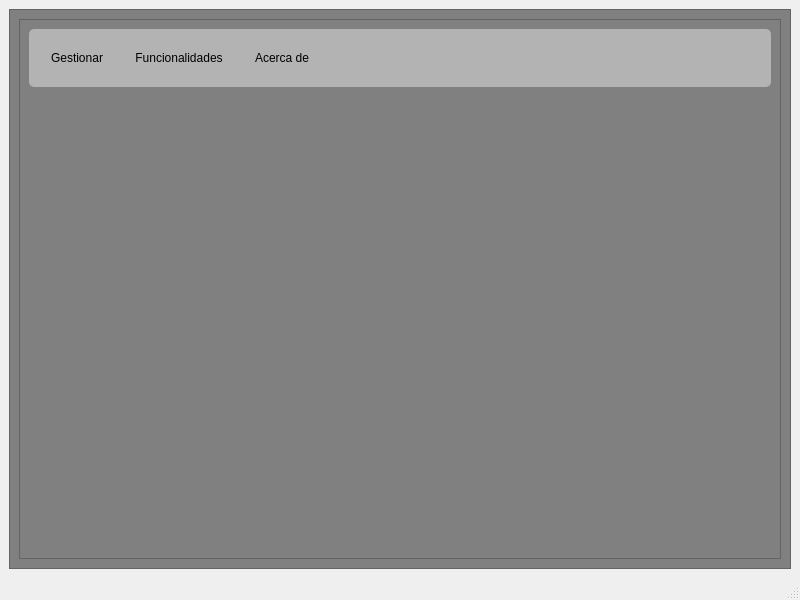
<?xml version="1.0" encoding="UTF-8"?>
<ui version="4.0">
 <class>MainWindow</class>
 <widget class="QMainWindow" name="MainWindow">
  <property name="geometry">
   <rect>
    <x>0</x>
    <y>0</y>
    <width>800</width>
    <height>600</height>
   </rect>
  </property>
  <property name="windowTitle">
   <string>MainWindow</string>
  </property>
  <widget class="QWidget" name="centralwidget">
   <property name="styleSheet">
    <string notr="true"/>
   </property>
   <layout class="QGridLayout" name="gridLayout">
    <item row="0" column="0">
     <widget class="QFrame" name="frame_2">
      <property name="styleSheet">
       <string notr="true">background-color:gray;</string>
      </property>
      <property name="frameShape">
       <enum>QFrame::StyledPanel</enum>
      </property>
      <property name="frameShadow">
       <enum>QFrame::Raised</enum>
      </property>
      <layout class="QGridLayout" name="gridLayout_2">
       <item row="0" column="0">
        <widget class="QFrame" name="frame_imagen">
         <property name="frameShape">
          <enum>QFrame::StyledPanel</enum>
         </property>
         <property name="frameShadow">
          <enum>QFrame::Raised</enum>
         </property>
         <layout class="QVBoxLayout" name="verticalLayout">
          <item>
           <widget class="QFrame" name="frame_3">
            <property name="styleSheet">
             <string notr="true">background-color:rgba(255,255,255,0.4);
border-radius:5px;</string>
            </property>
            <property name="frameShape">
             <enum>QFrame::StyledPanel</enum>
            </property>
            <property name="frameShadow">
             <enum>QFrame::Raised</enum>
            </property>
            <layout class="QHBoxLayout" name="horizontalLayout">
             <item>
              <widget class="QPushButton" name="btn_gestionar">
               <property name="styleSheet">
                <string notr="true">padding:8px;
margin:5px;
font: 11pt &quot;Bahnschrift&quot;;
background-color:rgba(255,255,255,0);</string>
               </property>
               <property name="text">
                <string>Gestionar</string>
               </property>
               <property name="icon">
                <iconset>
                 <normaloff>../imgs/gestionar.png</normaloff>../imgs/gestionar.png</iconset>
               </property>
               <property name="iconSize">
                <size>
                 <width>50</width>
                 <height>50</height>
                </size>
               </property>
              </widget>
             </item>
             <item>
              <widget class="QPushButton" name="btn_funcionalidades">
               <property name="styleSheet">
                <string notr="true">padding:8px;
background-color: rgba(255, 255, 255, 0);
margin:5px;
font: 12pt &quot;Bahnschrift&quot;;</string>
               </property>
               <property name="text">
                <string>Funcionalidades</string>
               </property>
               <property name="icon">
                <iconset resource="../imgs/imagen.qrc">
                 <normaloff>:/iconos/funcionalidades.png</normaloff>:/iconos/funcionalidades.png</iconset>
               </property>
               <property name="iconSize">
                <size>
                 <width>30</width>
                 <height>30</height>
                </size>
               </property>
              </widget>
             </item>
             <item>
              <widget class="QPushButton" name="btn_acerca">
               <property name="styleSheet">
                <string notr="true">padding:8px;
font: 12pt &quot;Courier New&quot;;
background-color: rgba(255, 255, 255, 0);
margin:5px;
font: 12pt &quot;Bahnschrift&quot;;</string>
               </property>
               <property name="text">
                <string>Acerca de</string>
               </property>
               <property name="icon">
                <iconset resource="../imgs/imagen.qrc">
                 <normaloff>:/iconos/acerca.png</normaloff>:/iconos/acerca.png</iconset>
               </property>
               <property name="iconSize">
                <size>
                 <width>30</width>
                 <height>30</height>
                </size>
               </property>
              </widget>
             </item>
             <item>
              <spacer name="horizontalSpacer_2">
               <property name="orientation">
                <enum>Qt::Horizontal</enum>
               </property>
               <property name="sizeHint" stdset="0">
                <size>
                 <width>40</width>
                 <height>20</height>
                </size>
               </property>
              </spacer>
             </item>
             <item>
              <spacer name="horizontalSpacer_3">
               <property name="orientation">
                <enum>Qt::Horizontal</enum>
               </property>
               <property name="sizeHint" stdset="0">
                <size>
                 <width>40</width>
                 <height>20</height>
                </size>
               </property>
              </spacer>
             </item>
            </layout>
           </widget>
          </item>
          <item>
           <spacer name="verticalSpacer">
            <property name="orientation">
             <enum>Qt::Vertical</enum>
            </property>
            <property name="sizeHint" stdset="0">
             <size>
              <width>20</width>
              <height>470</height>
             </size>
            </property>
           </spacer>
          </item>
         </layout>
        </widget>
       </item>
      </layout>
     </widget>
    </item>
   </layout>
  </widget>
  <widget class="QStatusBar" name="statusbar"/>
 </widget>
 <resources>
  <include location="../imgs/imagen.qrc"/>
 </resources>
 <connections/>
</ui>
